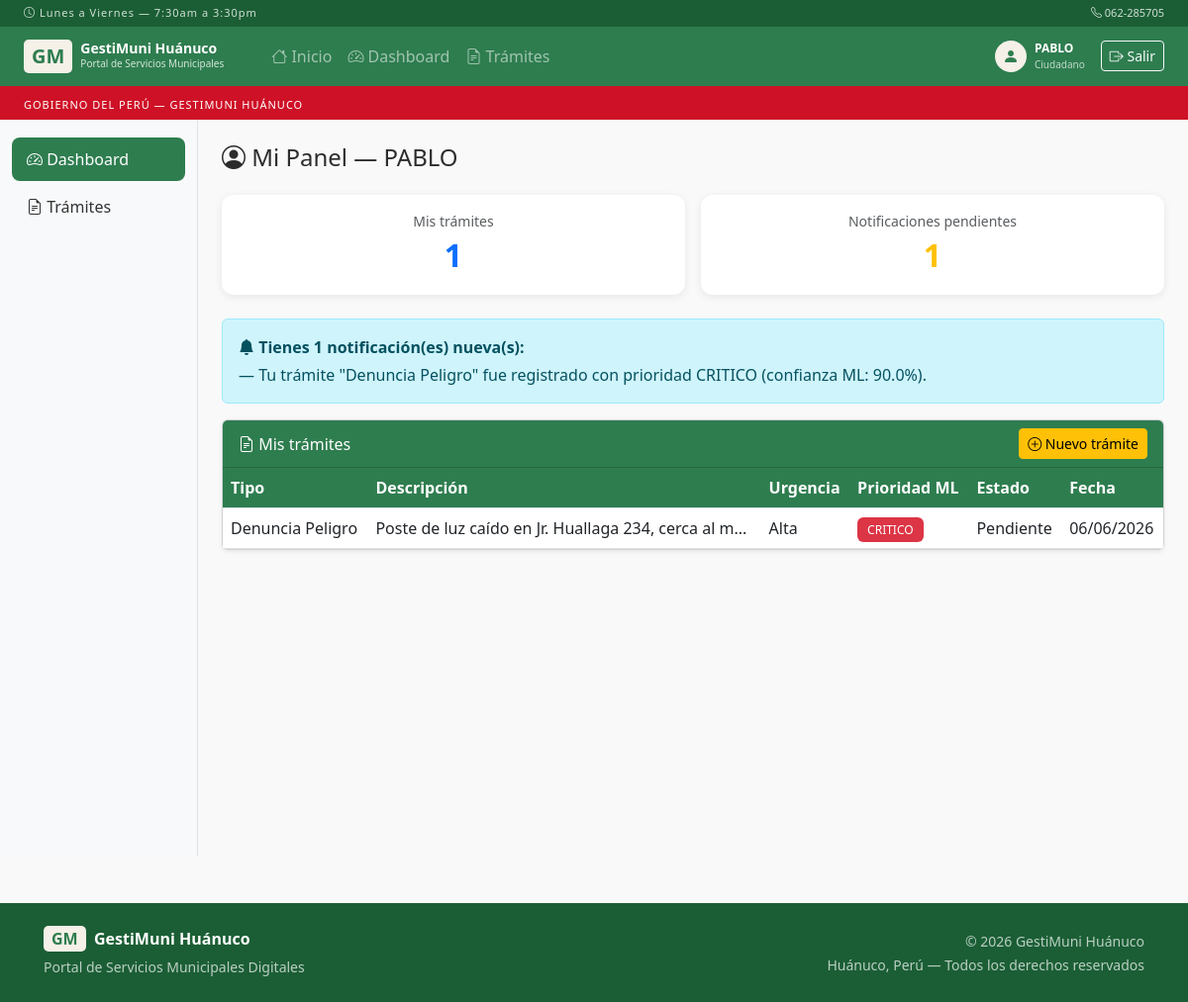
Page /dashboard (signed in) on the committed database.
### models.py (models this page shows)
class Usuario(UserMixin, db.Model):
    __tablename__ = 'usuarios'
    id              = db.Column(db.Integer, primary_key=True)
    nombre          = db.Column(db.String(100), nullable=False)
    username        = db.Column(db.String(50), unique=True, nullable=False)
    password        = db.Column(db.String(200), nullable=False)
    rol             = db.Column(db.String(20), nullable=False)  # admin | empleado | ciudadano
    dni             = db.Column(db.String(8), unique=True, nullable=True)
    email           = db.Column(db.String(120), unique=True, nullable=True)
    telefono        = db.Column(db.String(15), nullable=True)
    activo          = db.Column(db.Boolean, default=True)
    fecha_registro  = db.Column(db.DateTime, default=datetime.utcnow)
    ultimo_acceso   = db.Column(db.DateTime, nullable=True)

class Alerta(db.Model):
    __tablename__ = 'alertas'
    id              = db.Column(db.Integer, primary_key=True)
    tramite_id      = db.Column(db.Integer, db.ForeignKey('tramites.id'), nullable=False)
    ciudadano_id    = db.Column(db.Integer, db.ForeignKey('usuarios.id'), nullable=False)
    mensaje         = db.Column(db.Text, nullable=False)
    tipo            = db.Column(db.String(20), default='info')     # info | warning | danger | success
    leido           = db.Column(db.Boolean, default=False)
    enviado_email   = db.Column(db.Boolean, default=False)
    fecha           = db.Column(db.DateTime, default=datetime.utcnow)
    tramite         = db.relationship('Tramite', backref='alertas')
    ciudadano       = db.relationship('Usuario', backref='alertas')

class Tramite(db.Model):
    __tablename__ = 'tramites'
    id              = db.Column(db.Integer, primary_key=True)
    ciudadano_id    = db.Column(db.Integer, db.ForeignKey('usuarios.id'), nullable=False)
    empleado_id     = db.Column(db.Integer, db.ForeignKey('usuarios.id'), nullable=True)
    tipo            = db.Column(db.String(100), nullable=False)
    descripcion     = db.Column(db.Text, nullable=False)
    urgencia        = db.Column(db.String(20), nullable=False)
    prioridad_ml    = db.Column(db.String(20), default='pendiente')
    estado          = db.Column(db.String(20), default='pendiente')
    fecha_registro  = db.Column(db.DateTime, default=datetime.utcnow)
    fecha_actualizacion = db.Column(db.DateTime, nullable=True, onupdate=datetime.utcnow)
    dias_resolucion = db.Column(db.Integer, default=0)
    observaciones   = db.Column(db.Text, nullable=True)
    confianza_ml    = db.Column(db.Float, default=0.0)
    explicacion_ml  = db.Column(db.Text, nullable=True)
    ciudadano       = db.relationship('Usuario', foreign_keys=[ciudadano_id], backref='tramites')
    empleado        = db.relationship('Usuario', foreign_keys=[empleado_id], backref='tramites_asignados')

### app.py (the view)
@app.route('/dashboard')
@login_required
def dashboard():
    procesar_convocatorias_vencidas()
    if current_user.rol == 'admin':
        total   = Tramite.query.count()
        criticos= Tramite.query.filter_by(prioridad_ml='critico').count()
        postulantes = Postulante.query.count()
        alertas_n= Alerta.query.filter_by(leido=False).count()
        tramites = Tramite.query.order_by(Tramite.fecha_registro.desc()).limit(5).all()
        return render_template('dashboard.html',
            total_tramites=total, criticos=criticos,
            postulantes=postulantes, alertas=alertas_n, tramites=tramites)
    elif current_user.rol == 'empleado':
        mis   = Tramite.query.filter_by(empleado_id=current_user.id).all()
        pend  = Tramite.query.filter_by(estado='pendiente').count()
        return render_template('dashboard_empleado.html',
            tramites=mis, pendientes=pend)
    elif current_user.rol == 'postulante':
        return redirect(url_for('postulante_panel'))
    else:  # ciudadano
        mis_tramites = Tramite.query.filter_by(ciudadano_id=current_user.id).all()
        mis_alertas  = Alerta.query.filter_by(
            ciudadano_id=current_user.id, leido=False).all()
        return render_template('ciudadano.html',
            tramites=mis_tramites, alertas=mis_alertas)

### app.py (called while the page is built, shortened)
@login_mgr.user_loader
def load_user(uid):
    return Usuario.query.get(int(uid))

def procesar_convocatorias_vencidas():
    if not current_user.is_authenticated or current_user.rol != 'admin':
        return

### templates/ciudadano.html
{% extends 'base.html' %}
{% block contenido %}
<h4 class="mb-4"><i class="bi bi-person-circle"></i> Mi Panel — {{ current_user.nombre }}</h4>
<div class="row g-3 mb-4">
    <div class="col-md-6">
        <div class="card card-stat p-3 text-center">
            <div class="text-muted small">Mis trámites</div>
            <div class="fs-2 fw-bold text-primary">{{ tramites|length }}</div>
        </div>
    </div>
    <div class="col-md-6">
        <div class="card card-stat p-3 text-center">
            <div class="text-muted small">Notificaciones pendientes</div>
            <div class="fs-2 fw-bold text-warning">{{ alertas|length }}</div>
        </div>
    </div>
</div>
{% if alertas %}
<div class="alert alert-info">
    <i class="bi bi-bell-fill"></i>
    <strong>Tienes {{ alertas|length }} notificación(es) nueva(s):</strong>
    {% for a in alertas %}
    <div class="mt-1">— {{ a.mensaje }}</div>
    {% endfor %}
</div>
{% endif %}
<div class="card shadow-sm mb-4">
    <div class="card-header bg-institucional text-white d-flex justify-content-between align-items-center">
        <span><i class="bi bi-file-earmark-text"></i> Mis trámites</span>
        <a href="{{ url_for('nuevo_tramite') }}" class="btn btn-sm btn-warning">
            <i class="bi bi-plus-circle"></i> Nuevo trámite
        </a>
    </div>
    <div class="card-body p-0">
        <table class="table table-hover mb-0">
            <thead>
                <tr>
                    <th>Tipo</th>
                    <th>Descripción</th>
                    <th>Urgencia</th>
                    <th>Prioridad ML</th>
                    <th>Estado</th>
                    <th>Fecha</th>
                </tr>
            </thead>
            <tbody>
                {% for t in tramites %}
                <tr>
                    <td>{{ t.tipo.replace('_', ' ').title() }}</td>
                    <td>{{ t.descripcion[:50] }}...</td>
                    <td>{{ t.urgencia.title() }}</td>
                    <td>
                        <span class="badge-{{ t.prioridad_ml }}">
                            {{ t.prioridad_ml.upper() }}
                        </span>
                    </td>
                    <td>{{ t.estado.replace('_', ' ').title() }}</td>
                    <td>{{ t.fecha_registro.strftime('%d/%m/%Y') }}</td>
                </tr>
                {% else %}
                <tr>
                    <td colspan="6" class="text-center text-muted py-3">
                        No tienes trámites registrados aún.
                    </td>
                </tr>
                {% endfor %}
            </tbody>
        </table>
    </div>
</div>
{% endblock %}

### templates/base.html (shortened to what this page needs)
<!DOCTYPE html>
<html lang="es">
<head>
    <link href="https://cdn.jsdelivr.net/npm/bootstrap@5.3.0/dist/css/bootstrap.min.css" rel="stylesheet">
    <link href="https://cdn.jsdelivr.net/npm/bootstrap-icons@1.11.0/font/bootstrap-icons.css" rel="stylesheet">
    <link href="{{ url_for('static', filename='css/style.css') }}" rel="stylesheet">
</head>
<body>
<div style="background:#1B5E35; padding:5px 1.5rem; display:flex; justify-content:space-between; align-items:center;">
    <small style="color:rgba(255,255,255,0.8); font-size:11px; letter-spacing:1px;">
        <i class="bi bi-clock"></i> Lunes a Viernes — 7:30am a 3:30pm
    </small>
    <small style="color:rgba(255,255,255,0.8); font-size:11px;">
        <i class="bi bi-telephone"></i> 062-285705
    </small>
</div>
<nav class="navbar navbar-expand-lg navbar-dark bg-institucional sticky-top">
    <div class="container-fluid px-4">
        <a class="navbar-brand d-flex align-items-center gap-2" href="{{ url_for('inicio') }}">
            <span class="logo-gm">GM</span>
            <div>
                <div style="font-size:14px; font-weight:700; line-height:1.1;">
                    GestiMuni Huánuco
                </div>
                <div style="font-size:10px; opacity:0.8; font-weight:400;">
                    Portal de Servicios Municipales
                </div>
            </div>
        </a>
        <div class="collapse navbar-collapse" id="navMenu">
            <ul class="navbar-nav me-auto ms-4">
                <li class="nav-item">
                    <a class="nav-link" href="{{ url_for('inicio') }}">
                        <i class="bi bi-house"></i> Inicio
                    </a>
                </li>
                {% if current_user.is_authenticated %}
                    {% if current_user.rol == 'postulante' %}
                        <li class="nav-item">
                            <a class="nav-link" href="{{ url_for('postulante_panel') }}">
                                <i class="bi bi-person-badge"></i> Mi postulación
                            </a>
                        </li>
                    {% elif current_user.rol == 'ciudadano' %}
                        <li class="nav-item">
                            <a class="nav-link" href="{{ url_for('dashboard') }}">
                                <i class="bi bi-speedometer2"></i> Dashboard
                            </a>
                        </li>
                        <li class="nav-item">
                            <a class="nav-link" href="{{ url_for('tramites') }}">
                                <i class="bi bi-file-earmark-text"></i> Trámites
                            </a>
                        </li>
                    {% endif %}
                {% else %}
                    <li class="nav-item">
                        <a class="nav-link" href="{{ url_for('registro_postulante') }}">
                            <i class="bi bi-briefcase"></i> Postular a empleo
                        </a>
                    </li>
                {% endif %}
            </ul>
            <div class="d-flex align-items-center gap-3">
                {% if current_user.is_authenticated %}
                    <div class="d-flex align-items-center gap-2">
                        <div style="width:32px; height:32px; background:var(--crema); border-radius:50%; display:flex; align-items:center; justify-content:center;">
                            <i class="bi bi-person-fill" style="color:var(--verde); font-size:16px;"></i>
                        </div>
                        <div>
                            <div style="font-size:12px; color:white; font-weight:600;">
                                {{ current_user.nombre }}
                            </div>
                            <div style="font-size:10px; color:rgba(255,255,255,0.7);">
                                {% if current_user.rol == 'admin' %}
                                    Administrador
                                {% elif current_user.rol == 'empleado' %}
                                    Empleado
                                {% elif current_user.rol == 'postulante' %}
                                    Postulante
                                {% else %}
                                    Ciudadano
                                {% endif %}
                            </div>
                        </div>
                    </div>
                    <a href="{{ url_for('logout') }}" class="btn btn-sm btn-outline-light">
                        <i class="bi bi-box-arrow-right"></i> Salir
                    </a>
                {% else %}
                    <a href="{{ url_for('login') }}" class="btn btn-sm" style="background:var(--crema); color:var(--verde); font-weight:600;">
                        <i class="bi bi-person-circle"></i> Iniciar Sesión
                    </a>
                {% endif %}
            </div>
        </div>
    </div>
</nav>
<div style="background:#CE1126; padding:5px 1.5rem;">
    <small style="color:white; font-size:11px; letter-spacing:1px;">
        GOBIERNO DEL PERÚ — GESTIMUNI HUÁNUCO
    </small>
</div>
<div class="container-fluid">
    <div class="row">
        {% if current_user.is_authenticated %}
        <div class="col-md-2 sidebar py-3 d-none d-md-block">
            <ul class="nav flex-column">
                {% if current_user.rol == 'postulante' %}
                    <li class="nav-item">
                        <a class="nav-link {% if request.endpoint == 'postulante_panel' %}active{% endif %}"
                           href="{{ url_for('postulante_panel') }}">
                            <i class="bi bi-person-badge"></i> Mi postulación
                        </a>
                    </li>
                {% elif current_user.rol == 'ciudadano' %}
                    <li class="nav-item">
                        <a class="nav-link {% if request.endpoint == 'dashboard' %}active{% endif %}"
                           href="{{ url_for('dashboard') }}">
                            <i class="bi bi-speedometer2"></i> Dashboard
                        </a>
                    </li>
                    <li class="nav-item">
                        <a class="nav-link {% if request.endpoint == 'tramites' %}active{% endif %}"
                           href="{{ url_for('tramites') }}">
                            <i class="bi bi-file-earmark-text"></i> Trámites
                        </a>
                    </li>
                {% endif %}
            </ul>
        </div>
        {% endif %}
        <div class="{% if current_user.is_authenticated %}col-md-10{% else %}col-12{% endif %} py-4 px-4">
            {% block contenido %}{% endblock %}
        </div>
    </div>
</div>
<footer style="background:var(--verde-oscuro); color:rgba(255,255,255,0.7); padding:1.5rem 2rem; margin-top:3rem;">
    <div class="container-fluid">
        <div class="row align-items-center">
            <div class="col-md-6">
                <div style="color:white; font-weight:600; margin-bottom:4px;">
                    <span class="logo-gm">GM</span> &nbsp;GestiMuni Huánuco
                </div>
                <small>Portal de Servicios Municipales Digitales</small>
            </div>
            <div class="col-md-6 text-md-end mt-2 mt-md-0">
                <small>© 2026 GestiMuni Huánuco</small><br>
                <small>Huánuco, Perú — Todos los derechos reservados</small>
            </div>
        </div>
    </div>
</footer>
</body>
</html>

### static/css/style.css (style rules this page uses)
:root { --verde: #2E7D4F; --verde-oscuro: #1B5E35; --verde-claro: #E8F5EE; --crema: #F5F0E8; --crema-oscuro: #E8E0D0; --rojo-peru: #CE1126; --texto: #2C2C2C; --texto-muted: #666; --blanco: #FFFFFF; }
body { font-family: 'Segoe UI', sans-serif; color: var(--texto); background: #f9f9f9; }
.bg-institucional { background-color: var(--verde) !important; }
.navbar-brand { font-weight: bold; }
.logo-gm { background: var(--crema); color: var(--verde); padding: 2px 8px; border-radius: 5px; font-weight: bold; }
.sidebar { min-height: calc(100vh - 56px); background-color: #f8f9fa; border-right: 1px solid #dee2e6; }
.sidebar .nav-link { color: #333; padding: 10px 15px; border-radius: 8px; margin: 2px 0; }
.sidebar .nav-link.active { background-color: var(--verde); color: white; }
.badge-critico { background-color: #dc3545; color: white; padding: 4px 10px; border-radius: 6px; font-size: 12px; }
.card-stat { border-radius: 12px; border: none; box-shadow: 0 2px 8px rgba(0,0,0,0.08); background: var(--blanco); }
.table th { background-color: var(--verde); color: white; }

### rows in the picture
Usuario: nombre "PABLO"
Alerta: mensaje "Tu trámite \"Denuncia Peligro\" fue registrado con prioridad CRITICO (confianza ML: 90.0%)."
Tramite: tipo.replace "Denuncia Peligro", descripcion "Poste de luz caído en Jr. Huallaga 234, cerca al m", urgencia "Alta", prioridad_ml "CRITICO", estado.replace "Pendiente", fecha_registro "06/06/2026"

### other values in the picture
{{ tramites|length }} "1"
{{ alertas|length }} "1"
